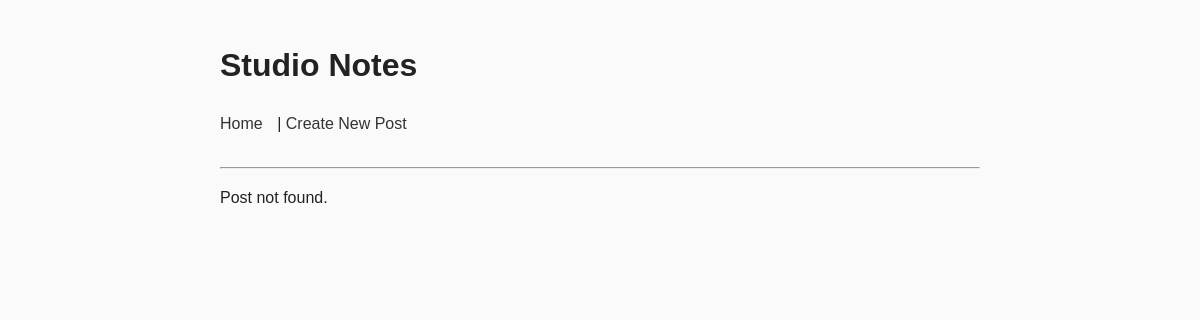
Page /posts/6 on the earlier database version.
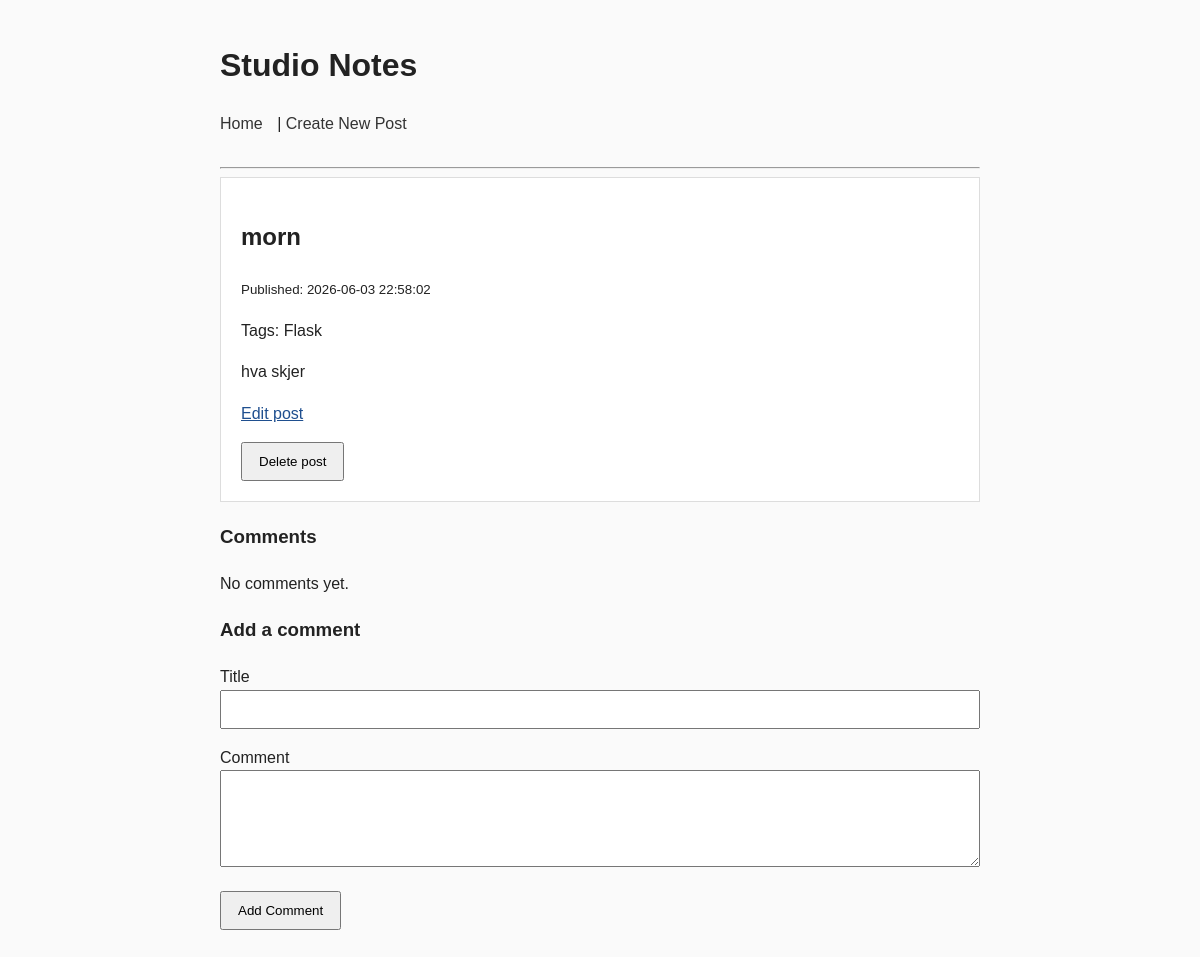
Same page on the later database version.
### tables this page shows
CREATE TABLE posts (
    id INTEGER PRIMARY KEY AUTOINCREMENT,
    title TEXT NOT NULL,
    body TEXT NOT NULL,
    created_at TEXT NOT NULL DEFAULT CURRENT_TIMESTAMP,
    updated_at TEXT
);

CREATE TABLE tags (
    id INTEGER PRIMARY KEY AUTOINCREMENT,
    name TEXT NOT NULL UNIQUE
);

### app.py (the view)
@app.route("/posts/<int:post_id>")
def show_post(post_id):
    post = database.get_post(post_id)
    comments = database.get_comments_for_post(post_id)
    tags = database.get_tags_for_post(post_id)
    return render_template("post.html", post=post, comments=comments, tags=tags)

### database.py (called while the page is built)
def get_db_connection():
    connection = sqlite3.connect(DATABASE)
    connection.row_factory = sqlite3.Row
    return connection

def get_post(post_id):
    connection = get_db_connection()
    post = connection.execute(
        "SELECT * FROM posts WHERE id = ?",
        (post_id,)
    ).fetchone()
    connection.close()
    return post

def get_comments_for_post(post_id):
    connection = get_db_connection()
    comments = connection.execute(
        "SELECT * FROM comments WHERE post_id = ? ORDER BY created_at DESC",
        (post_id,)
    ).fetchall()
    connection.close()
    return comments

def get_tags_for_post(post_id):
    connection = get_db_connection()
    tags = connection.execute(
        """
        SELECT tags.*
        FROM tags
        JOIN post_tags ON tags.id = post_tags.tag_id
        WHERE post_tags.post_id = ?
        ORDER BY tags.name
        """,
        (post_id,)
    ).fetchall()
    connection.close()
    return tags

### templates/post.html (shortened to what this page needs)
{% extends "layout.html" %}
{% block content %}
{% if post %}
    <article>
        <h2>{{ post.title }}</h2>
        <p><small>Published: {{ post.created_at }}</small></p>
        {% if tags %}
            <p>
                Tags:
                {% for tag in tags %}
                     <span>{{ tag.name }}</span>
                {% endfor %}
            </p>
        {% endif %}
        <p>{{ post.body }}</p>
        <p>
            <a href="/posts/{{ post.id }}/edit">Edit post</a>
        </p>
        <form action="/posts/{{ post.id }}/delete" method="POST">
            <button type="submit">Delete post</button>
        </form>
    </article>
    <section>
        <h3>Comments</h3>
        {% if comments %}
            {% for comment in comments %}
                <article>
                    <h4>{{ comment.title }}</h4>
                    <p><small>{{ comment.created_at }}</small></p>
                    <p>{{ comment.body }}</p>
                </article>
            {% endfor %}
        {% else %}
            <p>No comments yet.</p>
        {% endif %}
    </section>
    <section>
        <h3>Add a comment</h3>
        <form action="/posts/{{ post.id }}/comments" method="POST">
            <p>
                <label for="title">Title</label><br>
                <input type="text" id="title" name="title">
            </p>
            <p>
                <label for="body">Comment</label><br>
                <textarea id="body" name="body" rows="5"></textarea>
            </p>
            <button type="submit">Add Comment</button>
        </form>
    </section>
{% else %}
    <p>Post not found.</p>
{% endif %}
{% endblock %}

Differences in the rows shown:
added posts: title "morn", created_at "2026-06-03 22:58:02", body "hva skjer"
added tags: name "Flask"
Other differences:
text no longer shown: "Post not found."
text now shown: "Published: Tags: Edit post Delete post Comments No comments yet. Add a comment Title Comment Add Comment"
